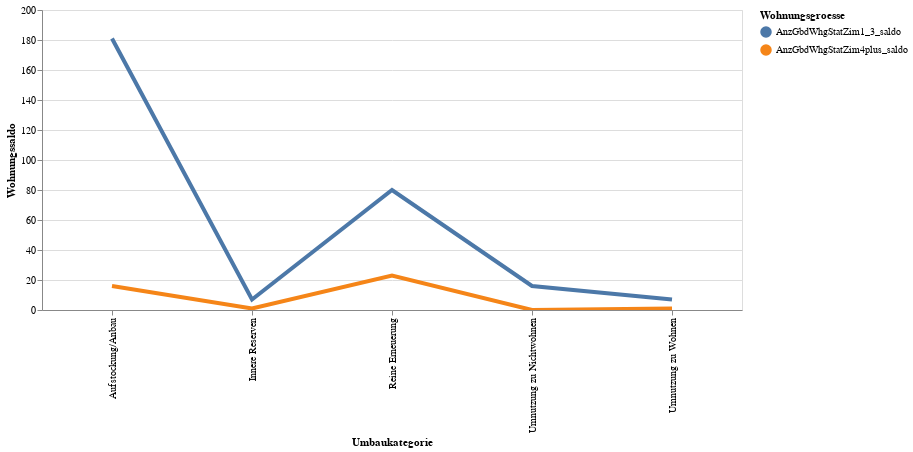

Here is the notebook cell this chart was saved with:
### Code cell
# df_statzonen = df_statzonen[(df_statzonen.knr>0) & (df_statzonen.qname!="Hirslanden")]

highlight = alt.selection(type='single', on='mouseover',
                          fields=['Wohnungsgroesse'], nearest=True)
#x='date:StichtagDatJahr',
base = alt.Chart(mySelection).encode(
    x='Umbaukategorie',
    y='Wohnungssaldo',
    color='Wohnungsgroesse'
)

points = base.mark_circle().encode(
    opacity=alt.value(0)
).add_selection(
    highlight
).properties(
    width=700 , height=300
)
lines = base.mark_line().encode(
    size=alt.condition(~highlight, alt.value(1.5), alt.value(4))
).interactive()

points + lines

### Figure 1 — Vega-Lite specification as saved in the notebook (floating-point values rounded to 4 significant figures)
{"config": {"view": {"continuousWidth": 400, "continuousHeight": 300}}, "layer": [{"mark": "circle", "encoding": {"color": {"type": "nominal", "field": "Wohnungsgroesse"}, "opacity": {"value": 0}, "x": {"type": "nominal", "field": "Umbaukategorie"}, "y": {"type": "quantitative", "field": "Wohnungssaldo"}}, "height": 300, "selection": {"selector001": {"type": "single", "on": "mouseover", "fields": ["Wohnungsgroesse"], "nearest": true}}, "width": 700}, {"mark": "line", "encoding": {"color": {"type": "nominal", "field": "Wohnungsgroesse"}, "size": {"condition": {"value": 1.5, "selection": {"not": "selector001"}}, "value": 4}, "x": {"type": "nominal", "field": "Umbaukategorie"}, "y": {"type": "quantitative", "field": "Wohnungssaldo"}}, "selection": {"selector002": {"type": "interval", "bind": "scales", "encodings": ["x", "y"]}}}], "data": {"name": "data-6c11d9847246f1a2cb2ba1dbc6bcd8ee"}, "$schema": "https://vega.github.io/schema/vega-lite/v4.8.1.json", "datasets": {"data-6c11d9847246f1a2cb2ba1dbc6bcd8ee": [{"Jahr": "2021-01-01T00:00:00", "Umbaukategorie": "Aufstockung/Anbau", "UmbaukategorieCd": 3, "Wohnungsgroesse": "AnzGbdWhgStatZim4plus_saldo", "Wohnungssaldo": 16}, {"Jahr": "2021-01-01T00:00:00", "Umbaukategorie": "Aufstockung/Anbau", "UmbaukategorieCd": 3, "Wohnungsgroesse": "AnzGbdWhgStatZim1_3_saldo", "Wohnungssaldo": 181}, {"Jahr": "2021-01-01T00:00:00", "Umbaukategorie": "Innere Reserven", "UmbaukategorieCd": 2, "Wohnungsgroesse": "AnzGbdWhgStatZim1_3_saldo", "Wohnungssaldo": 7}, {"Jahr": "2021-01-01T00:00:00", "Umbaukategorie": "Innere Reserven", "UmbaukategorieCd": 2, "Wohnungsgroesse": "AnzGbdWhgStatZim4plus_saldo", "Wohnungssaldo": 1}, {"Jahr": "2021-01-01T00:00:00", "Umbaukategorie": "Reine Erneuerung", "UmbaukategorieCd": 1, "Wohnungsgroesse": "AnzGbdWhgStatZim4plus_saldo", "Wohnungssaldo": 23}, {"Jahr": "2021-01-01T00:00:00", "Umbaukategorie": "Reine Erneuerung", "UmbaukategorieCd": 1, "Wohnungsgroesse": "AnzGbdWhgStatZim1_3_saldo", "Wohnungssaldo": 80}, {"Jahr": "2021-01-01T00:00:00", "Umbaukategorie": "Umnutzung zu Nichtwohnen", "UmbaukategorieCd": 5, "Wohnungsgroesse": "AnzGbdWhgStatZim4plus_saldo", "Wohnungssaldo": 0}, {"Jahr": "2021-01-01T00:00:00", "Umbaukategorie": "Umnutzung zu Nichtwohnen", "UmbaukategorieCd": 5, "Wohnungsgroesse": "AnzGbdWhgStatZim1_3_saldo", "Wohnungssaldo": 16}, {"Jahr": "2021-01-01T00:00:00", "Umbaukategorie": "Umnutzung zu Wohnen", "UmbaukategorieCd": 4, "Wohnungsgroesse": "AnzGbdWhgStatZim4plus_saldo", "Wohnungssaldo": 1}, {"Jahr": "2021-01-01T00:00:00", "Umbaukategorie": "Umnutzung zu Wohnen", "UmbaukategorieCd": 4, "Wohnungsgroesse": "AnzGbdWhgStatZim1_3_saldo", "Wohnungssaldo": 7}]}}
